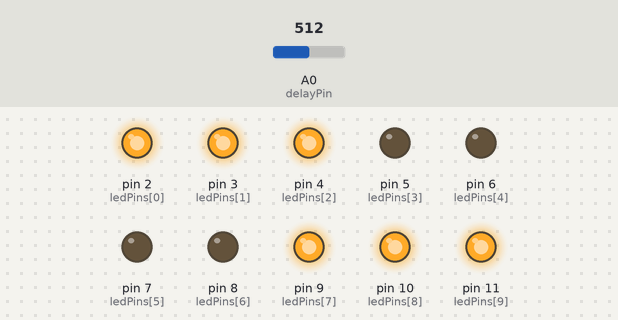
Bench run of a sketch on a simulated Arduino Uno, built with avr-gcc and run on an emulated ATmega328P. Shown: output pins drawn as LEDs (lit = HIGH). The inputs (shaded band) are chosen by the test bench; at power-on: A0 (delayPin) = 512.

Above: at 1.3 s.
1.4 s: A0 (delayPin) set to 485
4.5 s: A0 (delayPin) set to 395
At 6.31 s:
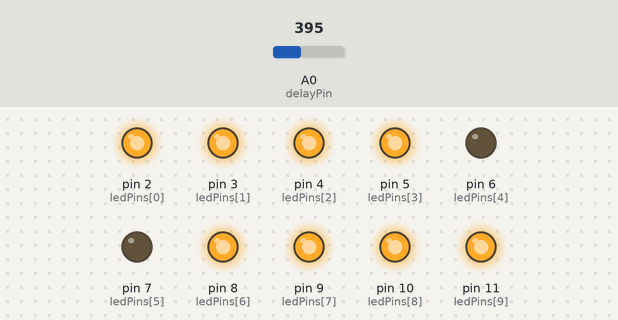
7.6 s: A0 (delayPin) set to 368
At 10.45 s:
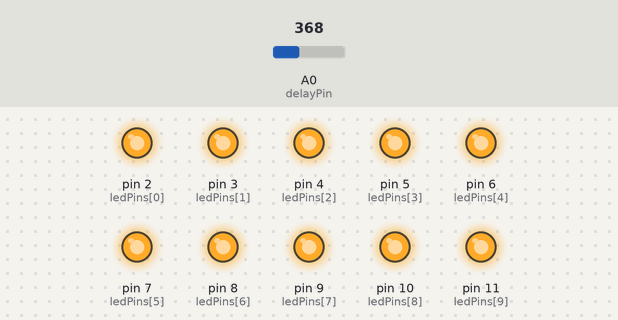
10.7 s: A0 (delayPin) set to 357
13.8 s: A0 (delayPin) set to 334
At 15.03 s:
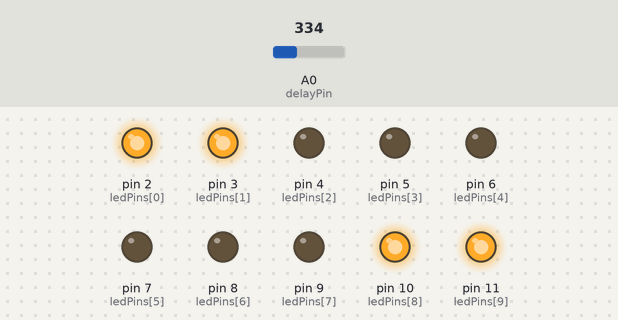
16.9 s: A0 (delayPin) set to 0
At 18.1 s:
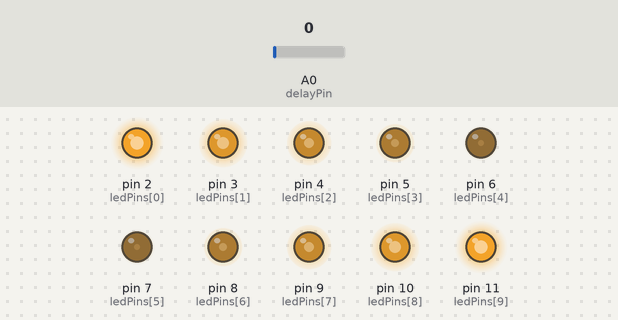
Timing chart, 0 to 19.7 s (numbered marks = the images above; inputs shaded):
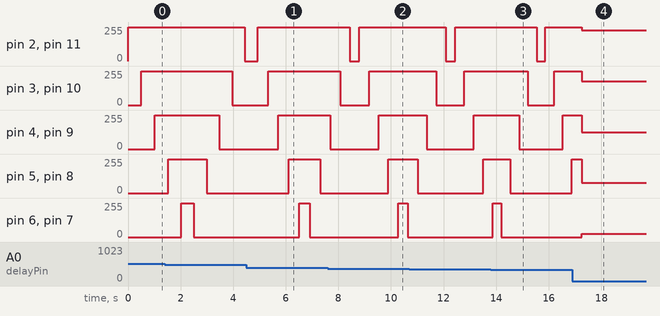

Measured:
- the behaviour switches between 382 and 381 on A0 (delayPin) (found by bisection; images 1 and 2)
- the behaviour switches between 349 and 348 on A0 (delayPin) (found by bisection; images 2 and 3)
- after the input at 1.4 s, pin 2 (ledPins[0]), pin 11 (ledPins[9]): 255/255 → 0/255 after 3.0 s
- after the input at 4.5 s, pin 5 (ledPins[3]), pin 8 (ledPins[6]): 0/255 → 255/255 after 1.6 s instead of 1.9 s
- after the input at 7.6 s, pin 6 (ledPins[4]), pin 7 (ledPins[5]): 0/255 → 255/255 after 2.7 s instead of 2.9 s
- after the input at 13.8 s, pin 5 (ledPins[3]), pin 8 (ledPins[6]): 255/255 → 0/255 after 0.74 s instead of 0.78 s
- after the input at 16.9 s, pin 4 (ledPins[2]), pin 9 (ledPins[7]): 255/255 → 127/255 after 0.35 s; pin 5 (ledPins[3]), pin 8 (ledPins[6]): 255/255 → 76/255 after 0.35 s

The sketch:

4_2.ino
```cpp
int ledPins[] = { 2, 3, 4, 5, 6, 7, 8, 9, 10, 11 };
int delayPin = A0;
int _delay = 500;

void setup() {
  for (int i = 0; i != 10; ++i) {
    pinMode(ledPins[i], OUTPUT);
  }
}

void loop() {
  for (int i = 0; i != 5; ++i) {
    digitalWrite(ledPins[i], HIGH);
    digitalWrite(ledPins[9 - i], HIGH);
    _delay = analogRead(delayPin);
    delay(_delay);
  }
  for (int i = 4; i != -1; --i) {
    digitalWrite(ledPins[i], LOW);
    digitalWrite(ledPins[9 - i], LOW);
    _delay = analogRead(delayPin);
    delay(_delay);
  }
}
```
